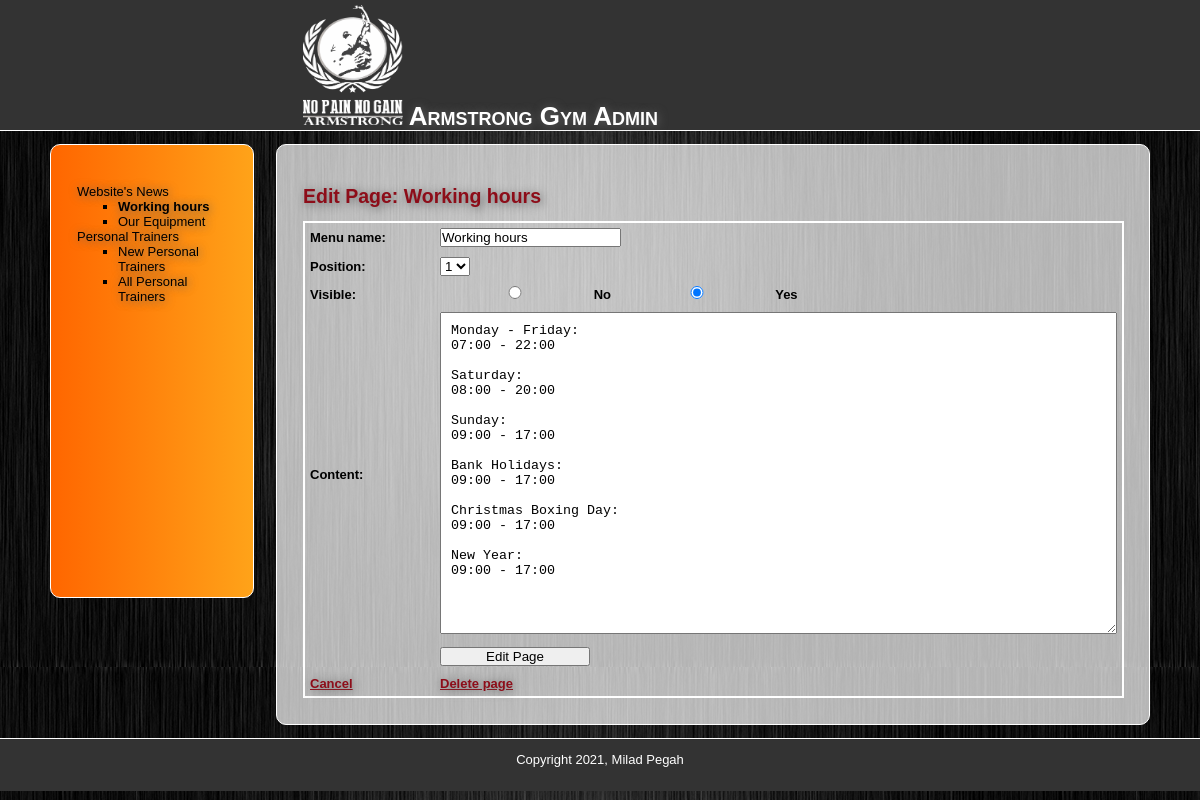
Page /edit_page.php?page=2 (signed in) on the committed database.
### tables this page shows
CREATE TABLE `subjects` (
  `id` int NOT NULL AUTO_INCREMENT,
  `menu_name` varchar(30) NOT NULL,
  `position` int NOT NULL,
  `visible` tinyint(1) NOT NULL,
  PRIMARY KEY (`id`),
  KEY `menu_name` (`menu_name`)
);

CREATE TABLE `pages` (
  `id` int NOT NULL AUTO_INCREMENT,
  `subject_id` int NOT NULL,
  `menu_name` varchar(30) NOT NULL,
  `position` int NOT NULL,
  `visible` tinyint(1) NOT NULL,
  `content` text,
  PRIMARY KEY (`id`),
  KEY `subject_id` (`subject_id`),
  CONSTRAINT `pages_ibfk_1` FOREIGN KEY (`subject_id`) REFERENCES `subjects` (`id`) ON DELETE CASCADE ON UPDATE CASCADE
);

### public/edit_page.php (the view, shortened to what this page needs)
<?php require_once("../includes/db_connection.php"); ?>
<?php require_once("../includes/functions.php"); ?>
<?php find_selected_page(); ?>
<?php include("../includes/layouts/header.php"); ?>
<div id="main">
    <div id="navigation">
        <?php echo navigation($current_subject, $current_page); ?>
    </div>
    <div id="page">
        <h2>Edit Page: <?php echo htmlentities($current_page["menu_name"]); ?></h2>
        <form action="edit_page.php?page=<?php echo urlencode($current_page["id"]); ?>" method="post">
            <table class="user_table">
                <tr>
                    <td>Menu name:</td>
                    <td><input type="text" name="menu_name" value="<?php echo htmlentities($current_page["menu_name"]); ?>" /></td>
                </tr>
                <tr>
                    <td>Position:</td>
                    <td>
                        <select name="position">
                            <?php
                              $page_set = find_pages_for_subject($current_page["subject_id"], false);
                              $page_count = mysqli_num_rows($page_set);
                              for ($count = 1; $count <= $page_count; $count++) {
                                  echo "<option value=\"{$count}\"";
                                  if ($current_page["position"] == $count) {
                                      echo " selected";
                                  }
                                  echo ">{$count}</option>";
                              }
                            ?>
                        </select>
                    </td>
                </tr>
                <tr>
                    <td>Visible:</td>
                    <td>
                        <input type="radio" name="visible" value="0" <?php
                          if ($current_page["visible"] == 0) {
                              echo "checked";
                          }
                        ?> /> No
                        &nbsp;
                        <input type="radio" name="visible" value="1" <?php
                          if ($current_page["visible"] == 1) {
                              echo "checked";
                          }
                        ?>/> Yes
                    </td>
                </tr>
                <tr>
                    <td>Content:</td>
                    <td><textarea name="content" rows="20" cols="80"><?php echo htmlentities($current_page["content"]); ?></textarea></td>
                </tr>
                <tr>
                    <td>&nbsp;</td>
                    <td><input type="submit" name="submit" value="Edit Page" /></td>
                </tr>
                <tr>
                    <td>
                        <a href="manage_content.php?page=<?php echo urlencode($current_page["id"]); ?>">Cancel</a>
                    </td>
                    <td>
                        <a href="delete_page.php?page=<?php echo urlencode($current_page["id"]); ?>" onclick="return confirm('Are you sure?');">Delete page</a>
                    </td>
                </tr>
            </table>
        </form>
    </div>
</div>
<?php include("../includes/layouts/footer.php"); ?>

### includes/functions.php (shortened to what this page needs)
<?php
function find_all_subjects($public = true) {
	global $connection;
	$query = "SELECT * ";
	$query .= "FROM subjects ";
	$query .= "ORDER BY position ASC";
	$subject_set = mysqli_query($connection, $query);
	return $subject_set;
}
function find_pages_for_subject($subject_id, $public = true) {
	global $connection;
	$safe_subject_id = mysqli_real_escape_string($connection, $subject_id);
	$query = "SELECT * ";
	$query .= "FROM pages ";
	$query .= "WHERE subject_id = {$safe_subject_id} ";
	$query .= "ORDER BY position ASC";
	$page_set = mysqli_query($connection, $query);
	return $page_set;
}
function find_page_by_id($page_id, $public = true) {
	global $connection;
	$safe_page_id = mysqli_real_escape_string($connection, $page_id);
	$query = "SELECT * ";
	$query .= "FROM pages ";
	$query .= "WHERE id = {$safe_page_id} ";
	$query .= "LIMIT 1";
	$page_set = mysqli_query($connection, $query);
	if ($page = mysqli_fetch_assoc($page_set)) {
		return $page;
	} else {
		return null;
	}
}
function find_selected_page($public = false) {
	if (isset($_GET["subject"])) {
		$current_subject = find_subject_by_id($_GET["subject"], $public);
		if ($current_subject && $public) {
			$current_page = find_default_page_for_subject($current_subject["id"]);
		} else {
			$current_page = null;
		}
	} elseif (isset($_GET["page"])) {
		$current_subject = null;
		$current_page = find_page_by_id($_GET["page"], $public);
	} else {
		$current_subject = null;
		$current_page = null;
	}
}
function navigation($subject_array, $page_array) {
	$output = "<ul class=\"subjects\">";
	$subject_set = find_all_subjects(false);
	while ($subject = mysqli_fetch_assoc($subject_set)) {
		$output .= "<li";
		$output .= ">";
		$output .= "<a href=\"manage_content.php?subject=";
		$output .= urlencode($subject["id"]);
		$output .= "\">";
		$output .= htmlentities($subject["menu_name"]);
		$output .= "</a>";
		$page_set = find_pages_for_subject($subject["id"], false);
		$output .= "<ul class=\"pages\">";
		while ($page = mysqli_fetch_assoc($page_set)) {
			$output .= "<li";
			if ($page_array && $page["id"] == $page_array["id"]) {
				$output .= " class=\"selected\"";
			}
			$output .= ">";
			$output .= "<a href=\"manage_content.php?page=";
			$output .= urlencode($page["id"]);
			$output .= "\">";
			$output .= htmlentities($page["menu_name"]);
			$output .= "</a></li>";
		}
		$output .= "</ul></li>";
	}
	$output .= "</ul>";
	return $output;
}

### public/stylesheets/public.css (style rules this page uses)
* { margin: 0; padding: 0; }
body { font-family: "Century Gothic", Tahoma, Helvetica, Arial, sans-serif; background-image: url(../images/gym.jpg); width: 100%; height: 100%; font-size: 13px; line-height: 15px; margin: 0 auto; min-width: 900px; }
a { color: #8D0D19; text-shadow: 1px 1px 10px #666; }
#main { min-height: 500px; width: 1100px; margin: auto; }
#navigation { min-height: 400px; float: left; margin: 1em 0; padding: 2em; width: 150px; font-family: "Century Gothic", Tahoma, Helvetica, Arial, sans-serif; color: #000000; border: 1px solid white; -webkit-border-radius: 10px; -moz-border-radius: 10px; -o-border-radius: 10px; border-radius: 10px; background: -webkit-linear-gradient(270deg, #FFA319, #FF6600); background: -moz-linear-gradient(270deg, #FFA319, #FF6600); background: -o-linear-gradient(270deg, #FFA319, #FF6600); background: -ms-linear-gradient(270deg, #FFA319, #FF6600); background: linear-gradient(270deg, #FFA319, #FF6600); }
#navigation a { font-family: Helvetica, Arial, sans-serif; color: black; text-decoration: none; }
ul.subjects { margin: 1em 0; padding-left: 0; list-style: none; }
ul.pages { padding-left: 2em; font-weight: normal; list-style: square; }
.selected { font-weight: bold; }
#page { margin: 1em 0; float: right; min-height: 400px; width: 820px; background-color: rgba(255,255,255, 0.7); padding: 2em; border: 1px solid white; -webkit-border-radius: 10px; -moz-border-radius: 10px; -o-border-radius: 10px; border-radius: 10px; }
#page h2 { color: #8D0D19; line-height: 50px; text-shadow: 2px 2px 10px #666; }
.user_table td { padding: 5px; min-width: 120px; }
td { padding: 0 1px; font-weight: bold; }
table { border: 2px solid white; border-collapse: collapse; }
ul { margin-left: 15px; }
input { min-width: 150px; -webkit-transition: background-color .75s ease; -moz-transition: background-color .75s ease; -o-transition: background-color .75s ease; transition: background-color .75s ease; }
textarea { padding: 10px; -webkit-transition: background-color .75s ease; -moz-transition: background-color .75s ease; -o-transition: background-color .75s ease; transition: background-color .75s ease; }

### rows in the picture
subjects: value "Website's News"
pages: value "Working hours", menu_name "Working hours", position "1", visible "☑", content "Monday - Friday: 07:00 - 22:00 Saturday: 08:00 - 20:00 Sunday: 09:00 - 17:00 Bank Holidays: 09:00 - 17:00 Christmas Boxing Day: 09:00 - 17:00 New Year: 09:00 - 17:00"
pages: value "Our Equipment"
subjects: value "Personal Trainers"
pages: value "New Personal Trainers"
pages: value "All Personal Trainers"
